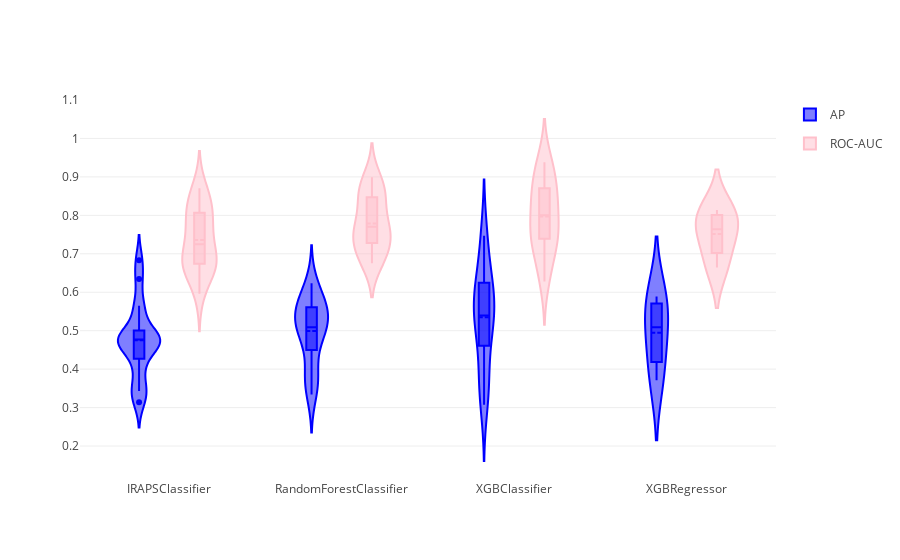

This figure's notebook cell:
### Code cell
trace1 = {
    "type": 'violin',
    "x": results['classifier'],
    "y": results['mean_test_binarize_average_precision_scorer'],
    "legendgroup": 'AP',
    "scalegroup": 'AP',
    "name": 'AP',
    "box": {
        "visible": True
    },
    "meanline": {
        "visible": True
    },
    "line": {
        "color": 'blue'
    }
}

trace2 = {
    "type": 'violin',
    "x": results_auc['classifier'],
    "y": results_auc['mean_test_binarize_auc_scorer'],
    "legendgroup": 'ROC-AUC',
    "scalegroup": 'ROC-AUC',
    "name": 'ROC-AUC',
    "box": {
        "visible": True
    },
    "meanline": {
        "visible": True
    },
    "line": {
        "color": 'pink'
    }
}

layout = {
    "yaxis": {
        "zeroline": False,
    },
    "violinmode": 'group'
}
fig = go.Figure(data=[trace1, trace2], layout=layout)
iplot(fig)
# To show plot, paste the link to this GitHub notebook into http://nbviewer.jupyter.org/

### Figure 1 — Plotly figure (JSON) as saved in the notebook; plotly's stock layout.template omitted (floating-point values rounded to 4 significant figures)
{"data": [{"box": {"visible": true}, "legendgroup": "AP", "line": {"color": "blue"}, "meanline": {"visible": true}, "name": "AP", "scalegroup": "AP", "type": "violin", "uid": "d66fcca6-2bcb-11e9-9844-4a0002d544a0", "x": ["IRAPSClassifier", "IRAPSClassifier", "IRAPSClassifier", "IRAPSClassifier", "IRAPSClassifier", "IRAPSClassifier", "IRAPSClassifier", "IRAPSClassifier", "IRAPSClassifier", "IRAPSClassifier", "IRAPSClassifier", "IRAPSClassifier", "IRAPSClassifier", "IRAPSClassifier", "IRAPSClassifier", "IRAPSClassifier", "IRAPSClassifier", "RandomForestClassifier", "RandomForestClassifier", "RandomForestClassifier", "RandomForestClassifier", "RandomForestClassifier", "RandomForestClassifier", "RandomForestClassifier", "RandomForestClassifier", "RandomForestClassifier", "RandomForestClassifier", "RandomForestClassifier", "RandomForestClassifier", "RandomForestClassifier", "RandomForestClassifier", "RandomForestClassifier", "RandomForestClassifier", "RandomForestClassifier", "XGBClassifier", "XGBClassifier", "XGBClassifier", "XGBClassifier", "XGBClassifier", "XGBClassifier", "XGBClassifier", "XGBClassifier", "XGBClassifier", "XGBClassifier", "XGBClassifier", "XGBClassifier", "XGBClassifier", "XGBClassifier", "XGBClassifier", "XGBClassifier", "XGBClassifier", "XGBRegressor", "XGBRegressor", "XGBRegressor", "XGBRegressor"], "y": [0.4826, 0.477, 0.5454, 0.3462, 0.4543, 0.4801, 0.4835, 0.4369, 0.3137, 0.3433, 0.3977, 0.4724, 0.4859, 0.4705, 0.5649, 0.6344, 0.6834, 0.5593, 0.5091, 0.4964, 0.3699, 0.5063, 0.5327, 0.5402, 0.5444, 0.3342, 0.3703, 0.3945, 0.5656, 0.5759, 0.4684, 0.504, 0.5916, 0.6231, 0.5849, 0.5853, 0.4855, 0.3863, 0.4869, 0.533, 0.5395, 0.7383, 0.3487, 0.3075, 0.3655, 0.637, 0.5383, 0.5541, 0.747, 0.6226, 0.6323, 0.4659, 0.3708, 0.5523, 0.5888]}, {"box": {"visible": true}, "legendgroup": "ROC-AUC", "line": {"color": "pink"}, "meanline": {"visible": true}, "name": "ROC-AUC", "scalegroup": "ROC-AUC", "type": "violin", "uid": "d66fceae-2bcb-11e9-b77e-4a0002d544a0", "x": ["IRAPSClassifier", "IRAPSClassifier", "IRAPSClassifier", "IRAPSClassifier", "IRAPSClassifier", "IRAPSClassifier", "IRAPSClassifier", "IRAPSClassifier", "IRAPSClassifier", "IRAPSClassifier", "IRAPSClassifier", "IRAPSClassifier", "IRAPSClassifier", "IRAPSClassifier", "IRAPSClassifier", "IRAPSClassifier", "IRAPSClassifier", "RandomForestClassifier", "RandomForestClassifier", "RandomForestClassifier", "RandomForestClassifier", "RandomForestClassifier", "RandomForestClassifier", "RandomForestClassifier", "RandomForestClassifier", "RandomForestClassifier", "RandomForestClassifier", "RandomForestClassifier", "RandomForestClassifier", "RandomForestClassifier", "RandomForestClassifier", "RandomForestClassifier", "RandomForestClassifier", "RandomForestClassifier", "XGBClassifier", "XGBClassifier", "XGBClassifier", "XGBClassifier", "XGBClassifier", "XGBClassifier", "XGBClassifier", "XGBClassifier", "XGBClassifier", "XGBClassifier", "XGBClassifier", "XGBClassifier", "XGBClassifier", "XGBClassifier", "XGBClassifier", "XGBClassifier", "XGBClassifier", "XGBRegressor", "XGBRegressor", "XGBRegressor", "XGBRegressor"], "y": [0.8487, 0.8296, 0.6526, 0.6745, 0.6835, 0.7581, 0.7251, 0.8, 0.6817, 0.5958, 0.6722, 0.8705, 0.6753, 0.6665, 0.7608, 0.7832, 0.8274, 0.8889, 0.8565, 0.7305, 0.731, 0.7707, 0.757, 0.7918, 0.8669, 0.7211, 0.6832, 0.6823, 0.8992, 0.7427, 0.6754, 0.7734, 0.8306, 0.8438, 0.8834, 0.8665, 0.7474, 0.7413, 0.6991, 0.8, 0.8252, 0.935, 0.7355, 0.6282, 0.6554, 0.9124, 0.7404, 0.7645, 0.938, 0.8349, 0.8413, 0.7884, 0.6646, 0.7397, 0.8139]}], "layout": {"violinmode": "group", "yaxis": {"zeroline": false}}}
